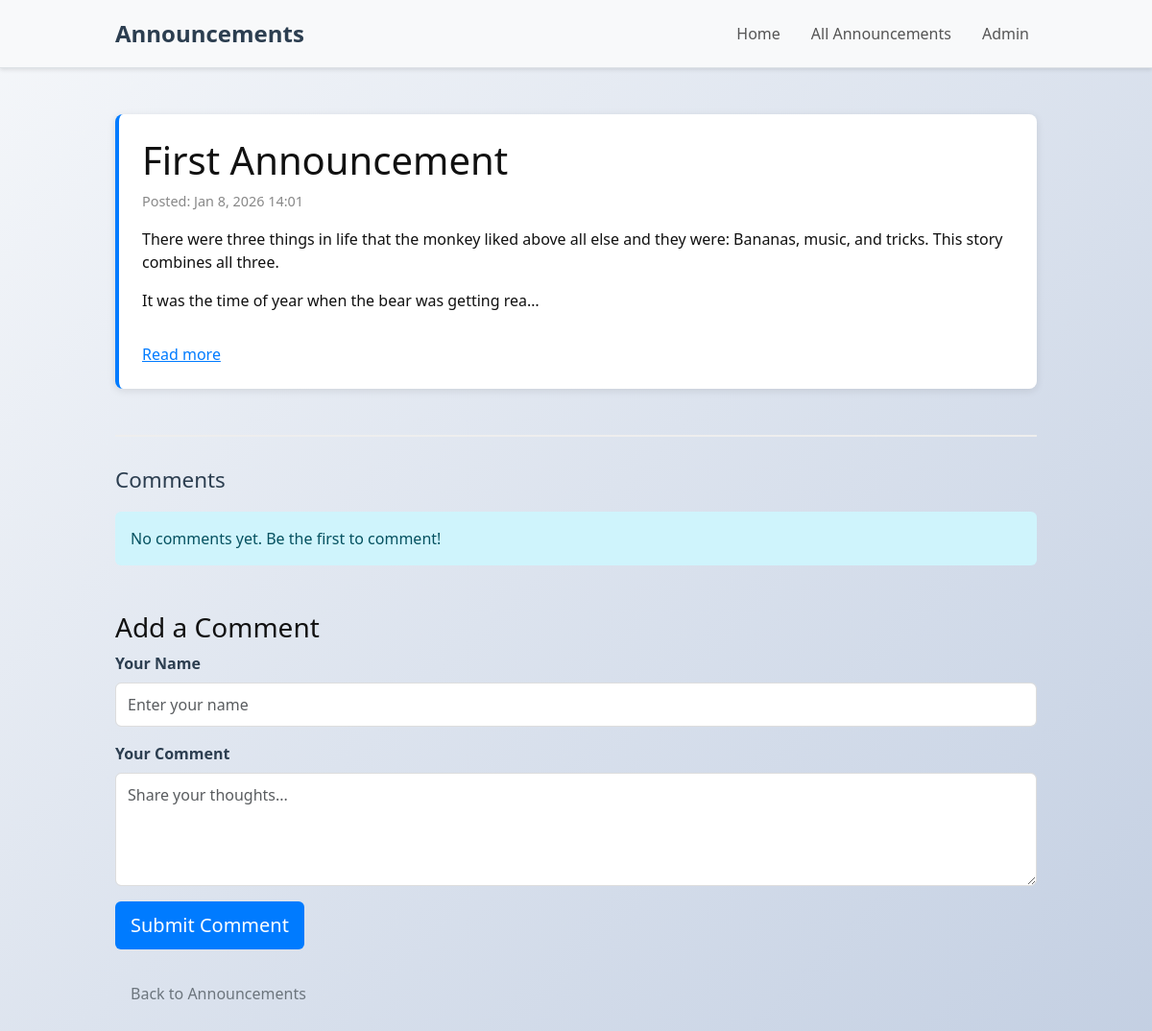
Before: /announcements/1/ with the older database file.
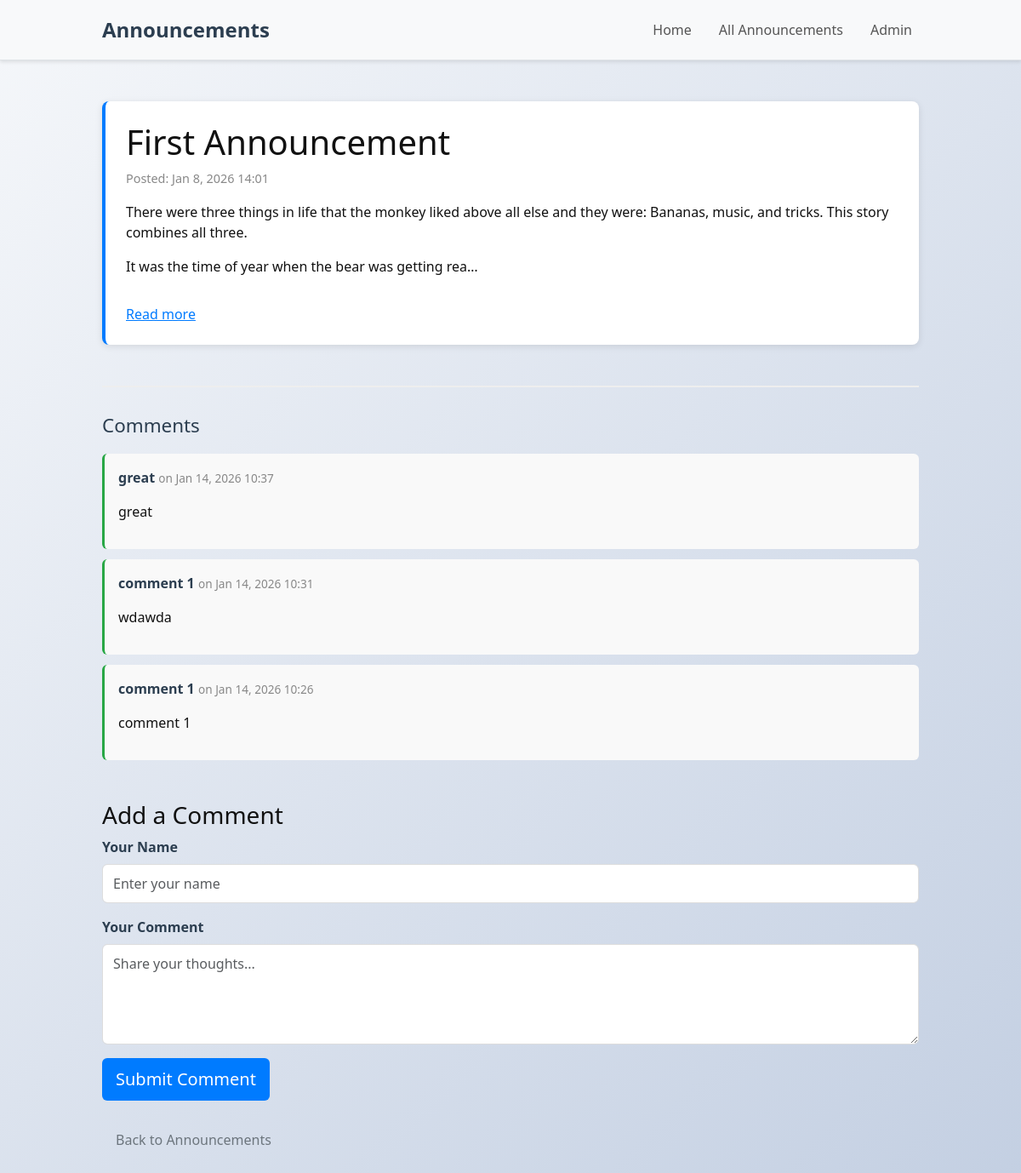
After: the same page with the newer database file.
### announcements/models.py (models this page shows, shortened)
class Announcement(models.Model):
    title = models.CharField(max_length=200)
    content = models.TextField()
    created_at = models.DateTimeField(auto_now_add=True)

class Comment(models.Model):
    announcement = models.ForeignKey(
        Announcement,
        on_delete=models.CASCADE,
        related_name="comments"
    )
    name = models.CharField(max_length=100)
    body = models.TextField()
    created_at = models.DateTimeField(auto_now_add=True)

### announcements/views.py (the view)
# urls.py: path('announcements/<int:id>/', views.announcement_detail, name='announcement_detail'),
def announcement_detail(request, id):
    announcement = get_object_or_404(Announcement, pk=id)
    comments = announcement.comments.all().order_by('-created_at')
    if request.method == "POST":
        form = CommentForm(request.POST)
        if form.is_valid():
            comment = form.save(commit=False)
            comment.announcement = announcement
            comment.save()
            messages.success(request, "Your comment has been posted successfully!")
            return redirect("announcement_detail", id=announcement.id)
    else:
        form = CommentForm()
    return render(
        request,
        "announcements/detail.html",
        {
            "announcement": announcement,
            "comments": comments,
            "form": form,
        }
    )

### announcements/forms.py
class CommentForm(forms.ModelForm):
    class Meta:
        model = Comment
        fields = ['name', 'body']

### announcements/templates/announcements/detail.html (shortened to what this page needs)
{% extends 'base.html' %}
{% block content %}
<article class="announcement mb-5">
  <h1>{{ announcement.title }}</h1>
<p class="meta">Posted: {{ announcement.created_at|date:'M j, Y H:i' }}</p>
  <div id="excerpt">
    {{ announcement.content|truncatechars:200|linebreaks }}
  </div>
  {% if announcement.content|length > 200 %}
    <button id="toggle" aria-expanded="false" class="btn btn-link p-0 mt-3">Read more</button>
  {% endif %}
</article>
<section class="comments-section">
  <h3>Comments</h3>
  {% if comments %}
    <div class="comments-list">
      {% for comment in comments %}
        <div class="comment">
          <strong>{{ comment.name }}</strong>
          <span class="comment-meta">on {{ comment.created_at|date:"M j, Y H:i" }}</span>
          <p>{{ comment.body|linebreaks }}</p>
        </div>
      {% endfor %}
    </div>
  {% else %}
    <div class="alert alert-info" role="alert">
      <p class="mb-0">No comments yet. Be the first to comment!</p>
    </div>
  {% endif %}
</section>
<section class="mt-5">
  <h3>Add a Comment</h3>
  <form method="POST" novalidate>
    <div class="mb-3">
      <label for="{{ form.name.id_for_label }}" class="form-label">Your Name</label>
      <input type="text" name="name" class="form-control" id="{{ form.name.id_for_label }}" placeholder="Enter your name" required>
    </div>
    <div class="mb-3">
      <label for="{{ form.body.id_for_label }}" class="form-label">Your Comment</label>
      <textarea name="body" class="form-control" id="{{ form.body.id_for_label }}" rows="4" placeholder="Share your thoughts..." required></textarea>
    </div>
    <button type="submit" class="btn btn-primary btn-lg">Submit Comment</button>
  </form>
</section>
<div class="mt-4">
  <a href="/announcements/" class="btn btn-outline-secondary">Back to Announcements</a>
</div>
{% endblock %}

### announcements/templates/base.html (shortened to what this page needs)
{% load static %}
<!DOCTYPE html>
<html>
<head>
  <link href="https://cdn.jsdelivr.net/npm/bootstrap@5.3.0/dist/css/bootstrap.min.css" rel="stylesheet">
  <link rel="stylesheet" href="{% static 'css/site.css' %}">
</head>
<body>
  <header class="site-header">
    <nav class="navbar navbar-expand-lg bg-light border-bottom">
      <div class="container">
        <a class="navbar-brand fw-bold" href="/">Announcements</a>
        <div class="collapse navbar-collapse" id="navbarNav">
          <div class="navbar-nav ms-auto">
            <a class="nav-link" href="/">Home</a>
            <a class="nav-link" href="/announcements/">All Announcements</a>
            <a class="nav-link" href="/admin/">Admin</a>
          </div>
        </div>
      </div>
    </nav>
  </header>
  <main class="container my-5">
    {% block content %}{% endblock %}
  </main>
</body>
</html>

### announcements/static/css/site.css (style rules this page uses)
body { font-family: system-ui, -apple-system, 'Segoe UI', Roboto, Arial; margin: 0; padding: 0; color: #111; background: linear-gradient(135deg, #f5f7fa 0%, #c3cfe2 100%); min-height: 100vh; }
.site-header { background: #fff; box-shadow: 0 2px 4px rgba(0,0,0,0.1); }
.navbar { padding: 12px 20px !important; }
.navbar-brand { font-size: 1.5rem; color: #2c3e50 !important; }
.nav-link { margin-left: 16px; color: #555 !important; font-weight: 500; transition: color 0.3s ease; }
.container { max-width: 1000px; padding: 0 20px; }
.announcement { background: #fff; padding: 24px; border-radius: 8px; box-shadow: 0 2px 8px rgba(0,0,0,0.1); word-wrap: break-word; overflow-wrap: break-word; margin-bottom: 20px; border-left: 4px solid #007bff; }
.announcement .meta { color: #888; font-size: 0.9rem; margin-bottom: 16px; }
button, .btn { padding: 10px 16px; border-radius: 6px; border: none; cursor: pointer; transition: all 0.3s ease; font-weight: 500; }
.btn-primary { background: #007bff; color: white; }
.btn-link { color: #007bff; background: none; border: none; padding: 0; text-decoration: underline; }
.form-control { border: 1px solid #ddd; border-radius: 6px; padding: 10px 12px; font-size: 1rem; transition: border-color 0.3s ease; }
.form-label { font-weight: 600; margin-bottom: 8px; color: #2c3e50; }
.comments-section { margin-top: 32px; padding-top: 32px; border-top: 2px solid #eee; }
.comments-section h3 { color: #2c3e50; font-size: 1.4rem; margin-bottom: 20px; }
.comment { background: #f9f9f9; padding: 16px; border-radius: 6px; margin-bottom: 12px; border-left: 3px solid #28a745; }
.comment strong { color: #2c3e50; }
.comment-meta { color: #888; font-size: 0.85rem; }

Changed rows visible on the page:
added Comment: name "great", created_at "Jan 14, 2026 10:37", body "great"
added Comment: name "comment 1", created_at "Jan 14, 2026 10:31", body "wdawda"
added Comment: name "comment 1", created_at "Jan 14, 2026 10:26", body "comment 1"
Other visible differences:
text no longer shown: "No comments yet. Be the first to comment!"
